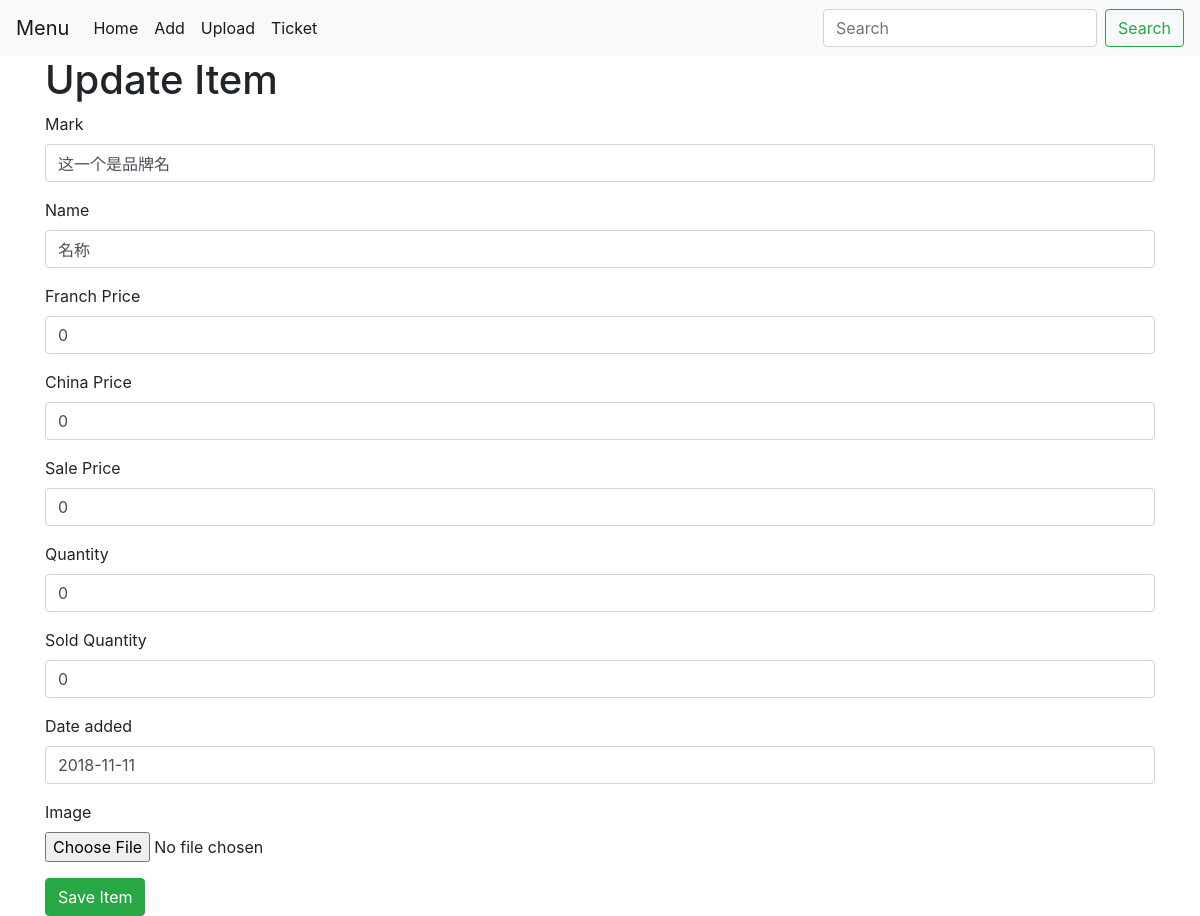
The page /price/update/2 on the database its author committed.
### price/models.py (models this page shows, shortened)
class  Item(models.Model):
    id = models.AutoField(primary_key=True)
    mark = models.CharField('Mark', max_length=200, blank=True)
    name = models.CharField('Name', max_length=200, blank=True)
    fr_price = models.IntegerField ('Franch Price', default=0, blank=True)
    cn_price = models.IntegerField ('China Price', default=0, blank=True)
    sale_price = models.IntegerField('sale Price', default=0, blank=True)
    quantity = models.IntegerField('Quantity', default=0, blank=True)
    sold_quantity = models.IntegerField('Sold Quantity', default=0, blank=True)
    pub_date = models.DateField('date added', blank=True, default=str(time.strftime ('%Y-%m-%d', time.localtime (time.time ()))))
    image = models.ImageField('image', blank=True, upload_to='Images')

### price/views.py (the view)
# urls.py: path('update/<int:pk>', views.ItemUpdate.as_view(), name='item_update'),
class ItemUpdate (generic.UpdateView):
    model = Item
    fields = '__all__'
    template_name = 'price/update.html'
    success_url = reverse_lazy('price:index')

### price/templates/price/update.html (shortened to what this page needs)
{% extends "base.html" %}
{% load crispy_forms_tags %}
{% block mainbody %}
<div class="container">
    <h1>Update Item</h1>
    <form method="post" enctype="multipart/form-data">
        {{ form|crispy }}
        <button type="submit" value="Update" class="btn btn-success">Save Item</button>
    </form>
</div>
{% endblock %}

### rows shown on the page
Item: mark "这一个是品牌名", name "名称", fr_price "0", cn_price "0", sale_price "0", quantity "0", sold_quantity "0", pub_date "2018-11-11"
